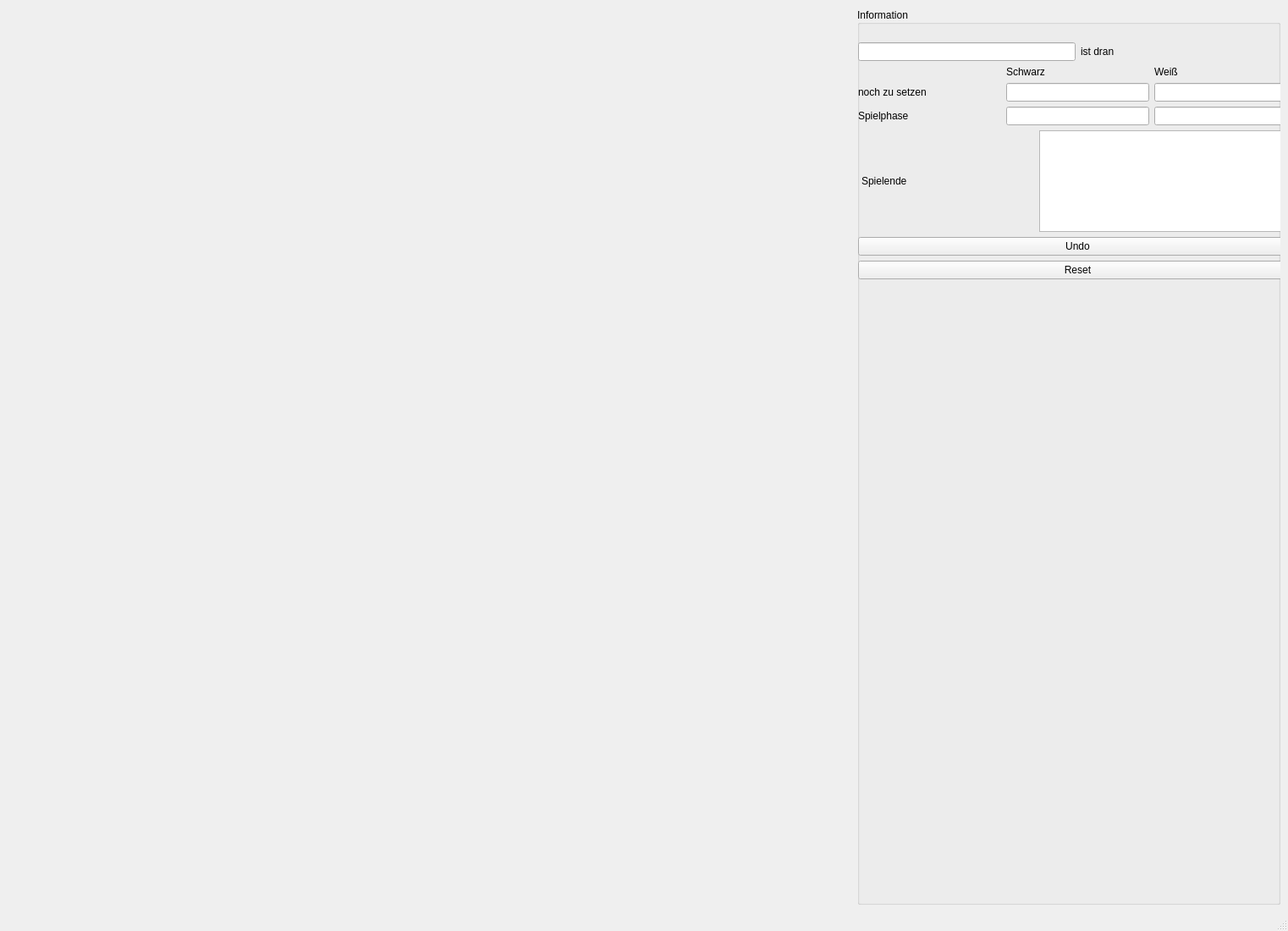
<?xml version="1.0" encoding="UTF-8"?>
<ui version="4.0">
 <class>MainWindow</class>
 <widget class="QMainWindow" name="MainWindow">
  <property name="geometry">
   <rect>
    <x>0</x>
    <y>0</y>
    <width>1522</width>
    <height>1100</height>
   </rect>
  </property>
  <property name="windowTitle">
   <string>MainWindow</string>
  </property>
  <widget class="QWidget" name="centralwidget">
   <layout class="QHBoxLayout" name="horizontalLayout_4">
    <item>
     <layout class="QHBoxLayout" name="horizontalLayout">
      <property name="sizeConstraint">
       <enum>QLayout::SetMaximumSize</enum>
      </property>
      <item>
       <widget class="BoardWidget" name="widget_board" native="true">
        <property name="sizePolicy">
         <sizepolicy hsizetype="Expanding" vsizetype="Expanding">
          <horstretch>0</horstretch>
          <verstretch>0</verstretch>
         </sizepolicy>
        </property>
        <property name="minimumSize">
         <size>
          <width>400</width>
          <height>400</height>
         </size>
        </property>
       </widget>
      </item>
      <item alignment="Qt::AlignRight">
       <widget class="QGroupBox" name="groupBox_Information">
        <property name="sizePolicy">
         <sizepolicy hsizetype="MinimumExpanding" vsizetype="Preferred">
          <horstretch>0</horstretch>
          <verstretch>0</verstretch>
         </sizepolicy>
        </property>
        <property name="minimumSize">
         <size>
          <width>500</width>
          <height>0</height>
         </size>
        </property>
        <property name="maximumSize">
         <size>
          <width>16777215</width>
          <height>16777215</height>
         </size>
        </property>
        <property name="layoutDirection">
         <enum>Qt::LeftToRight</enum>
        </property>
        <property name="title">
         <string>Information</string>
        </property>
        <property name="alignment">
         <set>Qt::AlignLeading|Qt::AlignLeft|Qt::AlignVCenter</set>
        </property>
        <widget class="QWidget" name="">
         <property name="geometry">
          <rect>
           <x>1</x>
           <y>41</y>
           <width>519</width>
           <height>920</height>
          </rect>
         </property>
         <layout class="QVBoxLayout" name="verticalLayout">
          <item>
           <layout class="QHBoxLayout" name="horizontalLayout_2">
            <item>
             <widget class="QLineEdit" name="players_turn">
              <property name="readOnly">
               <bool>true</bool>
              </property>
             </widget>
            </item>
            <item>
             <widget class="QLabel" name="labelPlayer">
              <property name="sizePolicy">
               <sizepolicy hsizetype="MinimumExpanding" vsizetype="Preferred">
                <horstretch>0</horstretch>
                <verstretch>0</verstretch>
               </sizepolicy>
              </property>
              <property name="maximumSize">
               <size>
                <width>300</width>
                <height>16777215</height>
               </size>
              </property>
              <property name="text">
               <string>ist dran</string>
              </property>
             </widget>
            </item>
           </layout>
          </item>
          <item>
           <layout class="QGridLayout" name="gridLayout">
            <item row="0" column="1">
             <widget class="QLabel" name="label_black">
              <property name="sizePolicy">
               <sizepolicy hsizetype="MinimumExpanding" vsizetype="Preferred">
                <horstretch>0</horstretch>
                <verstretch>0</verstretch>
               </sizepolicy>
              </property>
              <property name="maximumSize">
               <size>
                <width>300</width>
                <height>16777215</height>
               </size>
              </property>
              <property name="text">
               <string>Schwarz</string>
              </property>
             </widget>
            </item>
            <item row="2" column="0">
             <widget class="QLabel" name="label">
              <property name="sizePolicy">
               <sizepolicy hsizetype="MinimumExpanding" vsizetype="Preferred">
                <horstretch>0</horstretch>
                <verstretch>0</verstretch>
               </sizepolicy>
              </property>
              <property name="maximumSize">
               <size>
                <width>300</width>
                <height>16777215</height>
               </size>
              </property>
              <property name="text">
               <string>Spielphase</string>
              </property>
             </widget>
            </item>
            <item row="1" column="2">
             <widget class="QLineEdit" name="set_white">
              <property name="sizePolicy">
               <sizepolicy hsizetype="MinimumExpanding" vsizetype="Fixed">
                <horstretch>0</horstretch>
                <verstretch>0</verstretch>
               </sizepolicy>
              </property>
              <property name="maximumSize">
               <size>
                <width>300</width>
                <height>16777215</height>
               </size>
              </property>
              <property name="readOnly">
               <bool>true</bool>
              </property>
             </widget>
            </item>
            <item row="1" column="1">
             <widget class="QLineEdit" name="set_black">
              <property name="sizePolicy">
               <sizepolicy hsizetype="MinimumExpanding" vsizetype="Fixed">
                <horstretch>0</horstretch>
                <verstretch>0</verstretch>
               </sizepolicy>
              </property>
              <property name="maximumSize">
               <size>
                <width>300</width>
                <height>16777215</height>
               </size>
              </property>
              <property name="readOnly">
               <bool>true</bool>
              </property>
             </widget>
            </item>
            <item row="0" column="2">
             <widget class="QLabel" name="label_white">
              <property name="sizePolicy">
               <sizepolicy hsizetype="MinimumExpanding" vsizetype="Preferred">
                <horstretch>0</horstretch>
                <verstretch>0</verstretch>
               </sizepolicy>
              </property>
              <property name="maximumSize">
               <size>
                <width>300</width>
                <height>16777215</height>
               </size>
              </property>
              <property name="text">
               <string>Weiß</string>
              </property>
             </widget>
            </item>
            <item row="1" column="0">
             <widget class="QLabel" name="label_numbers_set">
              <property name="sizePolicy">
               <sizepolicy hsizetype="MinimumExpanding" vsizetype="Preferred">
                <horstretch>0</horstretch>
                <verstretch>0</verstretch>
               </sizepolicy>
              </property>
              <property name="maximumSize">
               <size>
                <width>300</width>
                <height>16777215</height>
               </size>
              </property>
              <property name="text">
               <string>noch zu setzen</string>
              </property>
             </widget>
            </item>
            <item row="2" column="1">
             <widget class="QLineEdit" name="phase_black">
              <property name="readOnly">
               <bool>true</bool>
              </property>
             </widget>
            </item>
            <item row="2" column="2">
             <widget class="QLineEdit" name="phase_white">
              <property name="readOnly">
               <bool>true</bool>
              </property>
             </widget>
            </item>
           </layout>
          </item>
          <item>
           <layout class="QHBoxLayout" name="horizontalLayout_3">
            <item>
             <widget class="QLabel" name="label_2">
              <property name="sizePolicy">
               <sizepolicy hsizetype="MinimumExpanding" vsizetype="Preferred">
                <horstretch>0</horstretch>
                <verstretch>0</verstretch>
               </sizepolicy>
              </property>
              <property name="maximumSize">
               <size>
                <width>200</width>
                <height>16777215</height>
               </size>
              </property>
              <property name="text">
               <string>Spielende</string>
              </property>
             </widget>
            </item>
            <item>
             <widget class="QTextEdit" name="finish_game_box">
              <property name="sizePolicy">
               <sizepolicy hsizetype="MinimumExpanding" vsizetype="Expanding">
                <horstretch>0</horstretch>
                <verstretch>0</verstretch>
               </sizepolicy>
              </property>
              <property name="maximumSize">
               <size>
                <width>300</width>
                <height>120</height>
               </size>
              </property>
              <property name="readOnly">
               <bool>true</bool>
              </property>
             </widget>
            </item>
           </layout>
          </item>
          <item>
           <widget class="QPushButton" name="undoButton">
            <property name="text">
             <string>Undo</string>
            </property>
           </widget>
          </item>
          <item>
           <widget class="QPushButton" name="resetButton">
            <property name="sizePolicy">
             <sizepolicy hsizetype="MinimumExpanding" vsizetype="Fixed">
              <horstretch>0</horstretch>
              <verstretch>0</verstretch>
             </sizepolicy>
            </property>
            <property name="text">
             <string>Reset</string>
            </property>
           </widget>
          </item>
          <item>
           <spacer name="verticalSpacer">
            <property name="orientation">
             <enum>Qt::Vertical</enum>
            </property>
            <property name="sizeType">
             <enum>QSizePolicy::Expanding</enum>
            </property>
            <property name="sizeHint" stdset="0">
             <size>
              <width>20</width>
              <height>558</height>
             </size>
            </property>
           </spacer>
          </item>
         </layout>
        </widget>
       </widget>
      </item>
     </layout>
    </item>
   </layout>
  </widget>
  <widget class="QMenuBar" name="menubar">
   <property name="geometry">
    <rect>
     <x>0</x>
     <y>0</y>
     <width>1522</width>
     <height>34</height>
    </rect>
   </property>
  </widget>
  <widget class="QStatusBar" name="statusbar"/>
 </widget>
 <customwidgets>
  <customwidget>
   <class>BoardWidget</class>
   <extends>QWidget</extends>
   <header>boardwidget.h</header>
   <container>1</container>
  </customwidget>
 </customwidgets>
 <resources/>
 <connections/>
</ui>
